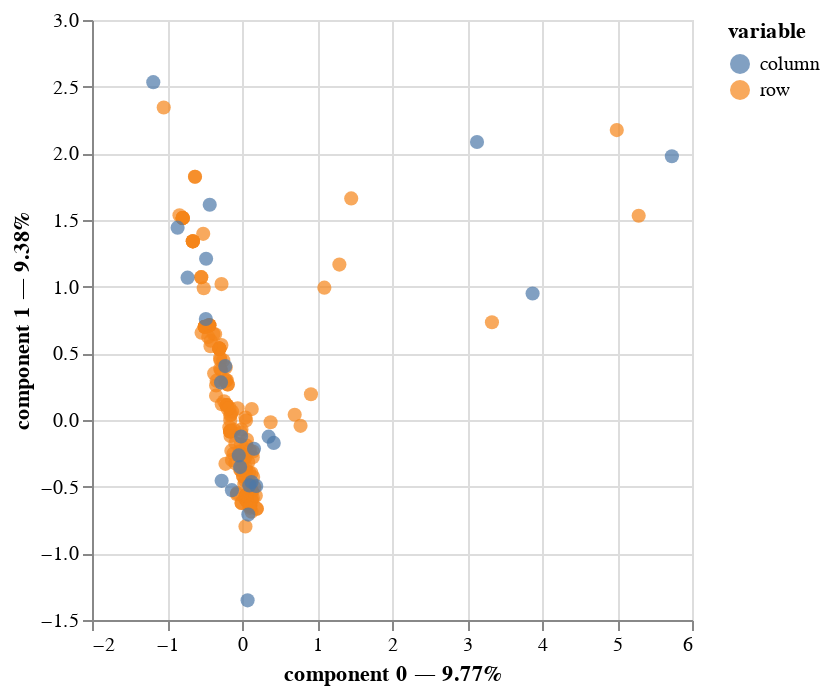

This figure's notebook cell:
### Code cell
grouped_pd_all_hot_encode=pd_all_hot_encode.groupby('pkPerson').sum().reset_index()


#

pd_person_to_encode = pd_persons[['pkPerson','gender']]

pd_person_hot_encode=pd.get_dummies(pd_person_to_encode,dummy_na=False)



output=grouped_pd_all_hot_encode.merge(pd_person_hot_encode, left_on='pkPerson', right_on='pkPerson', how = 'inner')
#display(output)
output = output.loc[:, output.columns != 'pkPerson']
output_full = output.replace({True: 1, False: 0})



mca_no_one_hot = prince.MCA(n_components=8,
    n_iter=3,
    copy=True,
    check_input=True,
    engine='sklearn',
    random_state=42,
    one_hot=False)
mca_no_one_hot = mca_no_one_hot.fit(output_full)
mca_no_one_hot.eigenvalues_summary

mca_no_one_hot.plot(
    output_full,
    x_component=0,
    y_component=1,
    show_column_markers=True,
    show_row_markers=True,
    show_column_labels=False,
    show_row_labels=False
)
#mca_no_one_hot.eigenvalues_summary

### Figure 1 — Vega-Lite specification as saved in the notebook (floating-point values rounded to 4 significant figures; data arrays with more than 128 entries replaced by an {"elided": "..."} marker saying what was removed)
{"config": {"view": {"continuousWidth": 300, "continuousHeight": 300}}, "layer": [{"data": {"name": "data-56dc0991847d54ebcbcd79d7fea813ff"}, "mark": {"type": "circle", "size": 50}, "encoding": {"color": {"field": "variable", "type": "nominal"}, "tooltip": [{"field": "variable", "type": "nominal"}, {"field": "value", "type": "nominal"}, {"field": "component 0", "type": "quantitative"}, {"field": "component 1", "type": "quantitative"}], "x": {"axis": {"title": "component 0 — 9.77%"}, "field": "component 0", "scale": {"zero": false}, "type": "quantitative"}, "y": {"axis": {"title": "component 1 — 9.38%"}, "field": "component 1", "scale": {"zero": false}, "type": "quantitative"}}, "name": "view_10"}, {"data": {"name": "data-89ff3bb5e7e329b011b09104f81b6824"}, "mark": {"type": "circle", "size": 50}, "encoding": {"color": {"field": "variable", "type": "nominal"}, "tooltip": [{"field": "variable", "type": "nominal"}, {"field": "value", "type": "nominal"}, {"field": "component 0", "type": "quantitative"}, {"field": "component 1", "type": "quantitative"}], "x": {"axis": {"title": "component 0 — 9.77%"}, "field": "component 0", "scale": {"zero": false}, "type": "quantitative"}, "y": {"axis": {"title": "component 1 — 9.38%"}, "field": "component 1", "scale": {"zero": false}, "type": "quantitative"}}}], "params": [{"name": "param_16", "select": {"type": "interval", "encodings": ["x", "y"]}, "bind": "scales", "views": ["view_10"]}], "$schema": "https://vega.github.io/schema/vega-lite/v5.20.1.json", "datasets": {"data-56dc0991847d54ebcbcd79d7fea813ff": {"elided": "157 records"}, "data-89ff3bb5e7e329b011b09104f81b6824": [{"component 0": 0.1902, "component 1": -0.4949, "component 2": 1.108, "component 3": -0.3958, "component 4": 0.5289, "component 5": 0.5007, "component 6": 0.1298, "component 7": -0.1104, "variable": "column", "value": "countryPursuitStudy_Amerika", "label": "countryPursuitStudy_Amerika"}, {"component 0": 5.732, "component 1": 1.978, "component 2": 0.17, "component 3": 0.1964, "component 4": -0.1681, "component 5": -1.832, "component 6": -0.1641, "component 7": -0.07227, "variable": "column", "value": "countryPursuitStudy_Asien", "label": "countryPursuitStudy_Asien"}, {"component 0": 0.07473, "component 1": -1.352, "component 2": -1.246, "component 3": -0.1995, "component 4": 0.02912, "component 5": -0.4248, "component 6": -0.5514, "component 7": -0.8589, "variable": "column", "value": "countryPursuitStudy_Australien", "label": "countryPursuitStudy_Australien"}, {"component 0": -0.02532, "component 1": -0.353, "component 2": -0.543, "component 3": -0.009024, "component 4": 0.009604, "component 5": -0.07771, "component 6": -0.08933, "component 7": -0.06353, "variable": "column", "value": "countryPursuitStudy_Europa", "label": "countryPursuitStudy_Europa"}, {"component 0": -0.2232, "component 1": 0.4045, "component 2": 0.3201, "component 3": 0.09217, "component 4": -0.1315, "component 5": 0.01086, "component 6": 0.06839, "component 7": 0.1298, "variable": "column", "value": "countryPursuitStudy_nan", "label": "countryPursuitStudy_nan"}, {"component 0": -0.01214, "component 1": -0.1235, "component 2": 0.3216, "component 3": 0.5083, "component 4": -0.2974, "component 5": -0.1853, "component 6": -0.4363, "component 7": 0.4773, "variable": "column", "value": "occupationMetacategory_Aktivist:in", "label": "occupationMetacategory_Aktivist:in"}, {"component 0": -0.1346, "component 1": -0.5265, "component 2": -0.3454, "component 3": 0.103, "component 4": -0.09339, "component 5": -0.1751, "component 6": -0.7226, "component 7": 0.3085, "variable": "column", "value": "occupationMetacategory_Arzt/Ärztin", "label": "occupationMetacategory_Arzt/Ärztin"}, {"component 0": 0.08406, "component 1": -0.7092, "component 2": 0.1763, "component 3": 0.5822, "component 4": -0.02458, "component 5": 0.1865, "component 6": -1.04, "component 7": 0.1175, "variable": "column", "value": "occupationMetacategory_Buddhismus", "label": "occupationMetacategory_Buddhismus"}, {"component 0": -1.183, "component 1": 2.534, "component 2": -0.5862, "component 3": 7.687, "component 4": 7.834, "component 5": -0.3756, "component 6": 0.222, "component 7": -0.06993, "variable": "column", "value": "occupationMetacategory_Heiler:in", "label": "occupationMetacategory_Heiler:in"}, {"component 0": 0.3555, "component 1": -0.1249, "component 2": 1.869, "component 3": -0.5929, "component 4": 0.667, "component 5": 0.2868, "component 6": 0.7979, "component 7": 0.468, "variable": "column", "value": "occupationMetacategory_Intellectuals", "label": "occupationMetacategory_Intellectuals"}, {"component 0": -0.4822, "component 1": 0.7577, "component 2": 0.6016, "component 3": 1.492, "component 4": -1.901, "component 5": 0.3224, "component 6": -0.02379, "component 7": -0.5944, "variable": "column", "value": "occupationMetacategory_Künstler:in", "label": "occupationMetacategory_Künstler:in"}, {"component 0": 0.1271, "component 1": -0.4656, "component 2": -0.2781, "component 3": 0.3924, "component 4": 0.03706, "component 5": 0.05171, "component 6": -0.4706, "component 7": -0.01212, "variable": "column", "value": "occupationMetacategory_Leiter:in", "label": "occupationMetacategory_Leiter:in"}, {"component 0": -0.2715, "component 1": -0.4561, "component 2": -1.089, "component 3": 0.1402, "component 4": -0.3378, "component 5": -0.9984, "component 6": 3.59, "component 7": 0.6833, "variable": "column", "value": "occupationMetacategory_Management", "label": "occupationMetacategory_Management"}, {"component 0": 3.134, "component 1": 2.085, "component 2": -2.949, "component 3": -0.3329, "component 4": -0.05527, "component 5": 5.014, "component 6": 0.5657, "component 7": 0.4975, "variable": "column", "value": "occupationMetacategory_Mitarbeiter:in", "label": "occupationMetacategory_Mitarbeiter:in"}, {"component 0": 0.4231, "component 1": -0.1716, "component 2": 0.6328, "component 3": -0.08376, "component 4": 0.1269, "component 5": -0.07875, "component 6": 0.02127, "component 7": 0.08508, "variable": "column", "value": "occupationMetacategory_Mitglied", "label": "occupationMetacategory_Mitglied"}, {"component 0": 3.874, "component 1": 0.9486, "component 2": 1.418, "component 3": 0.1501, "component 4": 0.03652, "component 5": -2.728, "component 6": 0.06295, "component 7": 0.7044, "variable": "column", "value": "occupationMetacategory_Public official", "label": "occupationMetacategory_Public official"}, {"component 0": -0.8588, "component 1": 1.442, "component 2": -0.2878, "component 3": -0.7562, "component 4": -0.08814, "component 5": -0.8577, "component 6": -1.295, "component 7": 3.175, "variable": "column", "value": "occupationMetacategory_Seminarleiter:in", "label": "occupationMetacategory_Seminarleiter:in"}, {"component 0": -0.7258, "component 1": 1.067, "component 2": -0.3275, "component 3": -0.7084, "component 4": 0.04211, "component 5": -0.514, "component 6": -0.6662, "component 7": 1.07, "variable": "column", "value": "occupationMetacategory_Therapeut:in", "label": "occupationMetacategory_Therapeut:in"}, {"component 0": 0.09686, "component 1": -0.4904, "component 2": 0.1422, "component 3": -0.1493, "component 4": 0.1855, "component 5": 0.08171, "component 6": -0.1161, "component 7": -0.1089, "variable": "column", "value": "occupationMetacategory_Universitätsposten", "label": "occupationMetacategory_Universitätsposten"}, {"component 0": -0.4303, "component 1": 1.615, "component 2": -0.244, "component 3": -1.333, "component 4": 0.4902, "component 5": -0.8323, "component 6": 0.1082, "component 7": -3.021, "variable": "column", "value": "occupationMetacategory_redaktioneller Beruf", "label": "occupationMetacategory_redaktioneller Beruf"}, {"component 0": -0.28, "component 1": 0.282, "component 2": 1.542, "component 3": -0.1864, "component 4": 0.1261, "component 5": 1.101, "component 6": 0.6656, "component 7": 0.5535, "variable": "column", "value": "occupationMetacategory_spiritueller Leiter:in", "label": "occupationMetacategory_spiritueller Leiter:in"}, {"component 0": -0.04324, "component 1": -0.2658, "component 2": -0.2366, "component 3": -0.1879, "component 4": 0.0805, "component 5": -0.04482, "component 6": 0.03281, "component 7": -0.08766, "variable": "column", "value": "occupationMetacategory_nan", "label": "occupationMetacategory_nan"}, {"component 0": 0.1601, "component 1": -0.2157, "component 2": 0.01218, "component 3": 0.3546, "component 4": -0.2973, "component 5": -0.09652, "component 6": -0.07011, "component 7": 0.06351, "variable": "column", "value": "gender_m", "label": "gender_m"}, {"component 0": -0.4785, "component 1": 1.209, "component 2": -0.1589, "component 3": -0.436, "component 4": 0.2864, "component 5": 0.128, "component 6": 0.1865, "component 7": -0.1694, "variable": "column", "value": "gender_w", "label": "gender_w"}]}}
